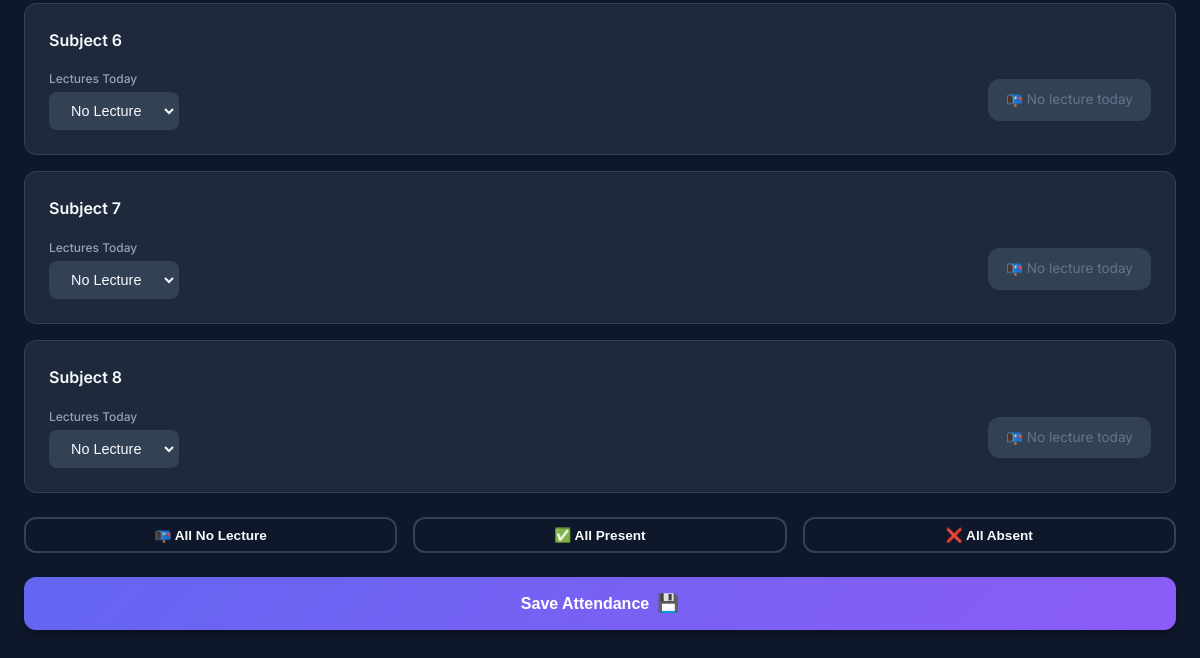
Page /mark-attendance (signed in, lower part) on the earlier database version.
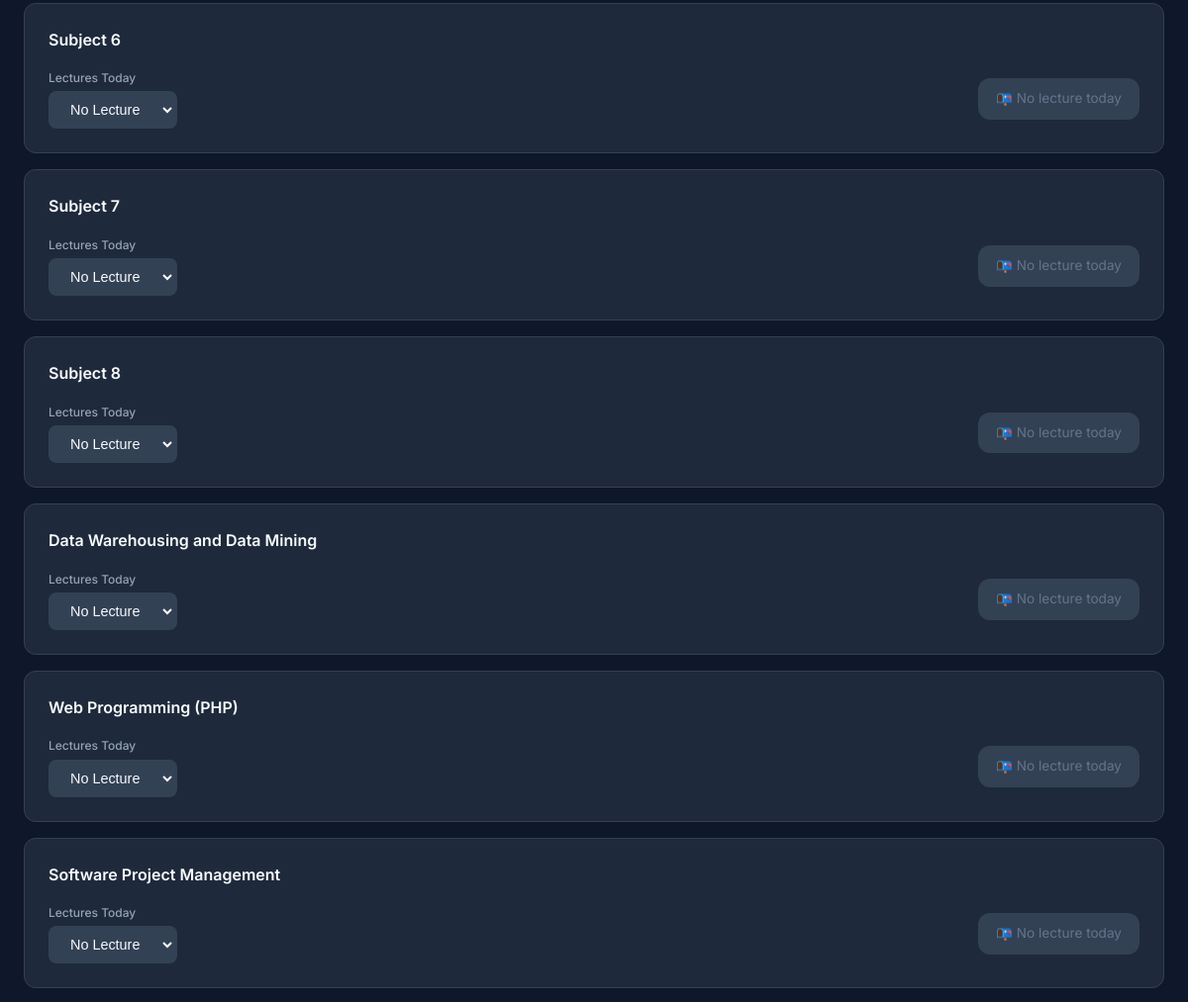
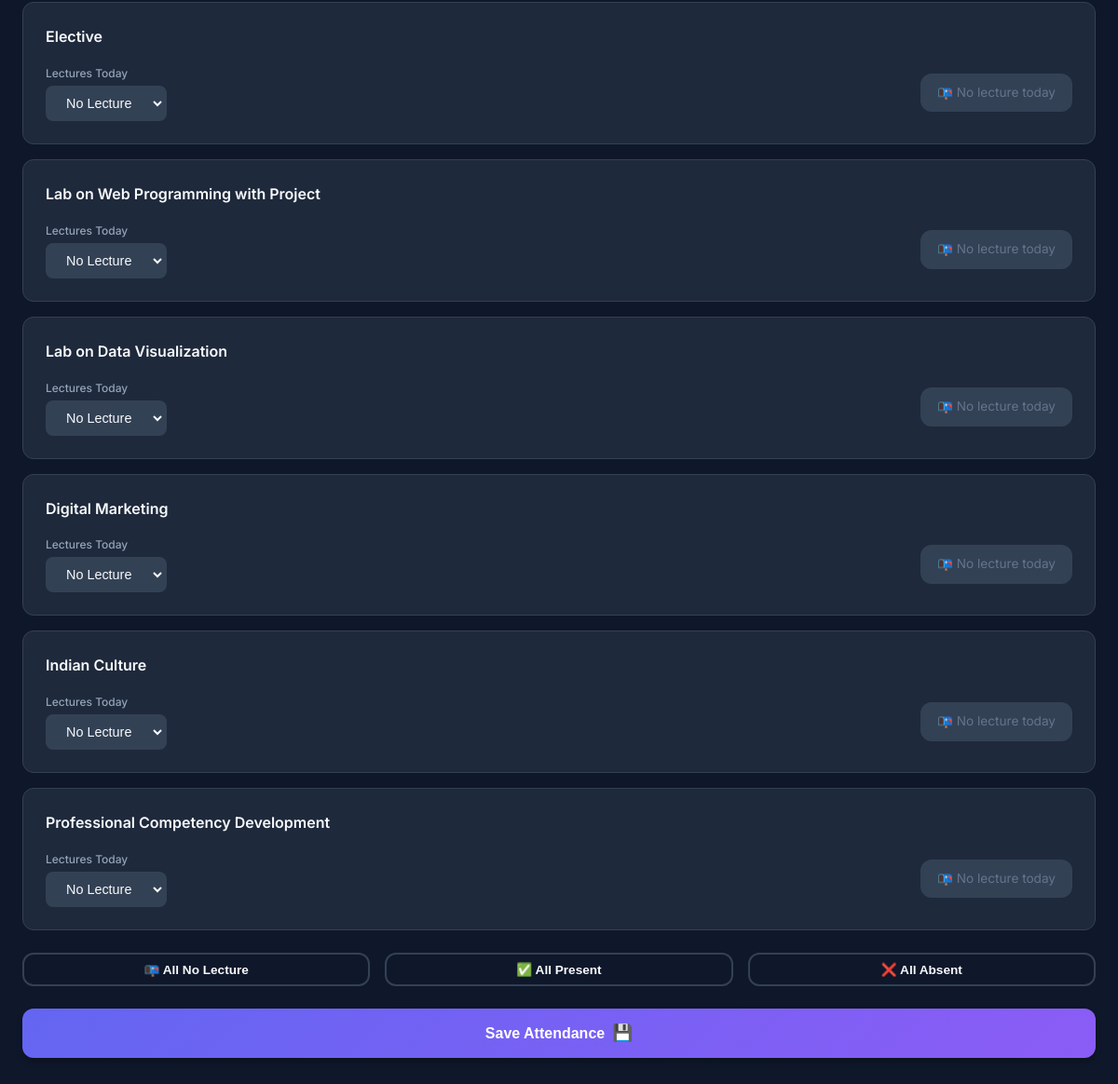
Same page on the later database version (2 pictures, top to bottom).
### models.py (models this page shows, shortened)
class Subject(db.Model):
    __tablename__ = 'subjects'
    id = db.Column(db.Integer, primary_key=True)
    name = db.Column(db.String(100), nullable=False)
    total_lectures = db.Column(db.Integer, default=40)
    attendance_records = db.relationship('Attendance', backref='subject', lazy='dynamic')

### app.py (the view, shortened to what this page needs)
@app.route('/mark-attendance', methods=['GET', 'POST'])
@login_required
def mark_attendance():
    subjects = Subject.query.all()
    today = date.today()
    requested_date_str = request.args.get('date') or request.form.get('date')
    if requested_date_str:
        try:
            target_date = datetime.strptime(requested_date_str, '%Y-%m-%d').date()
        except ValueError:
            target_date = today
    else:
        target_date = today
    if target_date > today:
        target_date = today
        flash('Cannot mark attendance for future dates.', 'warning')
    subject_status = []
    for subject in subjects:
        record = Attendance.query.filter_by(
            user_id=current_user.id,
            subject_id=subject.id,
            date=target_date
        ).first()
        if record is None:
            lectures_total = 0
            lectures_present = 0
        else:
            lectures_total = record.lectures_total
            lectures_present = record.lectures_present
        subject_status.append({
            'id': subject.id,
            'name': subject.name,
            'lectures_total': lectures_total,
            'lectures_present': lectures_present,
            'already_marked': record is not None
        })
    return render_template('mark_attendance.html', subjects=subject_status, today=today, target_date=target_date)

### app.py (called while the page is built)
@login_manager.user_loader
def load_user(user_id):
    return User.query.get(int(user_id))

### templates/mark_attendance.html (shortened to what this page needs)
{% extends 'base.html' %}
{% block content %}
<div class="mark-attendance">
    <form method="POST" class="attendance-form">
        <div class="subjects-list">
            {% for subject in subjects %}
            <div class="attendance-item {% if subject.already_marked %}already-marked{% endif %}"
                data-subject="{{ subject.id }}">
                <div class="subject-info">
                    <h3>{{ subject.name }}</h3>
                </div>
                <div class="attendance-controls">
                    <div class="lectures-dropdown">
                        <label for="lectures_{{ subject.id }}">Lectures Today</label>
                        <select name="lectures_{{ subject.id }}" id="lectures_{{ subject.id }}"
                            class="lecture-count-select" data-subject="{{ subject.id }}">
                            <option value="0" {% if subject.lectures_total==0 %}selected{% endif %}>No Lecture</option>
                        </select>
                    </div>
                    <div class="no-lecture-indicator" id="no_lecture_{{ subject.id }}" >
                        <span class="no-lecture-text">📭 No lecture today</span>
                    </div>
                </div>
            </div>
            {% endfor %}
        </div>
        <div class="quick-actions">
            <button type="button" class="btn btn-outline" id="markAllNoLecture">
                <span>📭 All No Lecture</span>
            </button>
            <button type="button" class="btn btn-outline" id="markAllPresent">
                <span>✅ All Present</span>
            </button>
            <button type="button" class="btn btn-outline" id="markAllAbsent">
                <span>❌ All Absent</span>
            </button>
        </div>
        <button type="submit" class="btn btn-primary btn-full">
            <span>Save Attendance</span>
            <span class="btn-icon">💾</span>
        </button>
    </form>
</div>
{% endblock %}

Differences in the rows shown:
added Subject: name "Data Warehousing and Data Mining", value "No Lecture"
added Subject: name "Web Programming (PHP)", value "No Lecture"
added Subject: name "Software Project Management", value "No Lecture"
added Subject: name "Elective", value "No Lecture"
added Subject: name "Lab on Web Programming with Project", value "No Lecture"
added Subject: name "Lab on Data Visualization", value "No Lecture"
added Subject: name "Digital Marketing", value "No Lecture"
added Subject: name "Indian Culture", value "No Lecture"
added Subject: name "Professional Competency Development", value "No Lecture"
